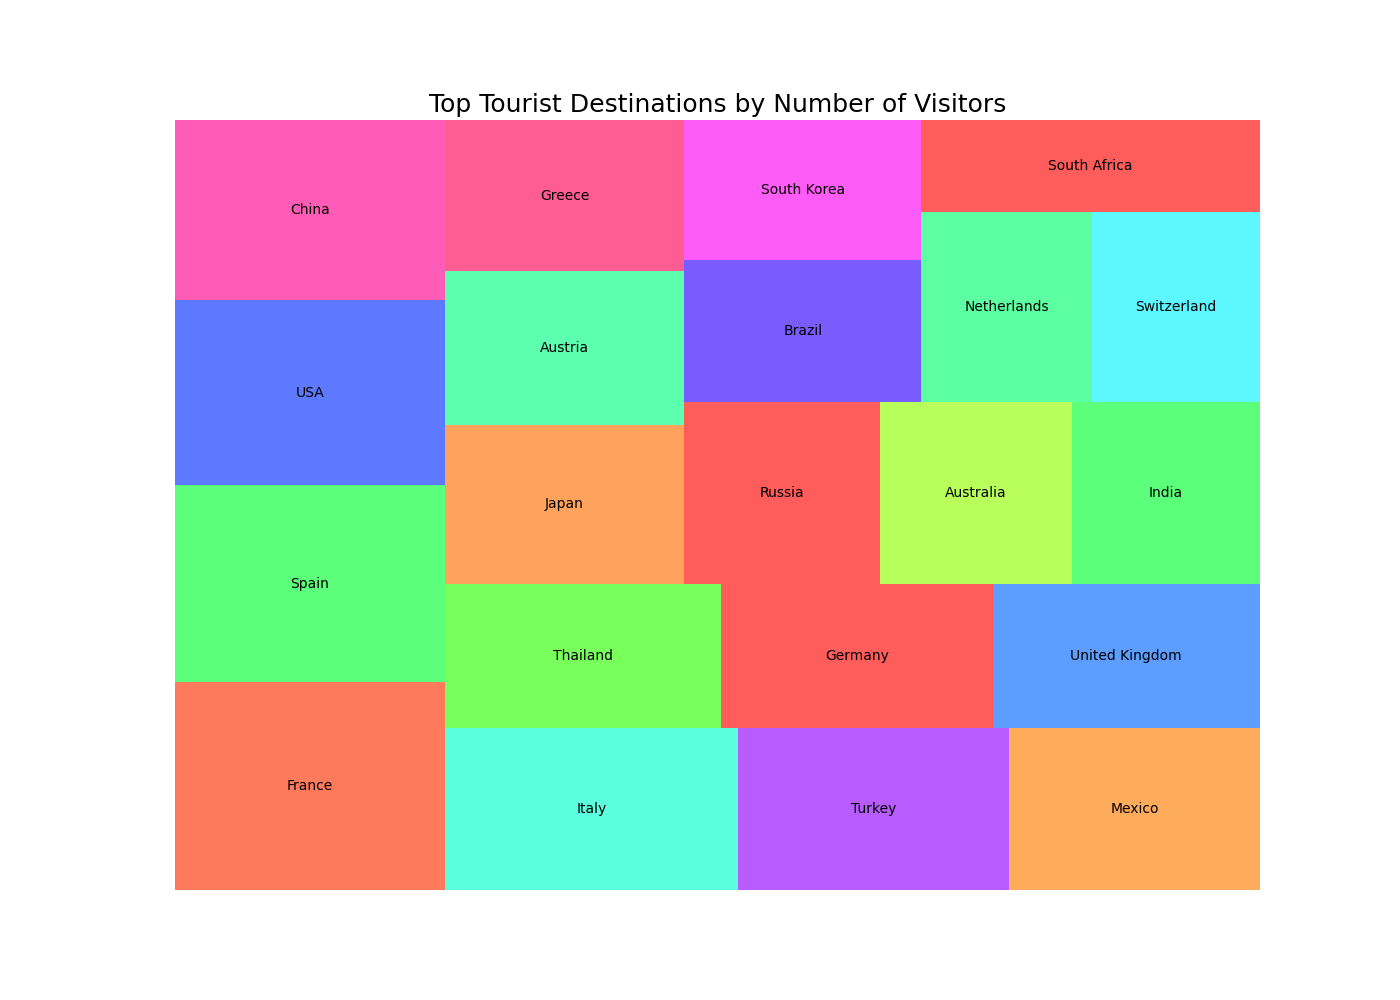

Write the Python code that produced this figure.

import seaborn as sns
import pandas as pd
import matplotlib.pyplot as plt
import squarify

# Create a DataFrame with the data
data = {
    'Country': ['France', 'Spain', 'USA', 'China', 'Italy', 'Turkey', 'Mexico', 'Thailand', 'Germany', 'United Kingdom', 'Japan', 'Austria', 'Greece', 'Russia', 'Australia', 'India', 'Brazil', 'South Korea', 'Netherlands', 'Switzerland', 'South Africa'],
    'Visitors': [9000, 8500, 8000, 7800, 7600, 7000, 6500, 6400, 6300, 6200, 6100, 5900, 5800, 5700, 5600, 5500, 5400, 5300, 5200, 5100, 5000],
    'Continent': ['Europe', 'Europe', 'North America', 'Asia', 'Europe', 'Europe', 'North America', 'Asia', 'Europe', 'Europe', 'Asia', 'Europe', 'Europe', 'Europe', 'Oceania', 'Asia', 'South America', 'Asia', 'Europe', 'Europe', 'Africa']
}
df = pd.DataFrame(data)

# Plot parameters
plt.figure(figsize=(14, 10))
cmap = ['#FF5733', '#33FF57', '#3357FF', '#FF33A5', '#33FFD5', '#A533FF', '#FF9633', '#57FF33', '#FF3333', '#3385FF', '#FF8C33', '#33FF9A', '#FF3378', '#FF3333', '#A8FF33', '#33FF57', '#5733FF', '#FF33F5', '#33FF8A', '#33F5FF', '#FF3333']

# Create a treemap
squarify.plot(sizes=df['Visitors'], label=df['Country'], color=cmap, alpha=0.8)

plt.title('Top Tourist Destinations by Number of Visitors', fontsize=18)
plt.axis('off')

plt.show()
